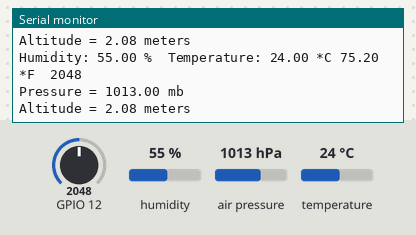
Recording of a sketch running on a simulated ESP32. Parts: the last lines printed to the serial monitor. Inputs (shaded band) come from the test bench; at power-on: humidity 55 %, air pressure 1013 hPa, GPIO 12 = 2048, temperature 24 °C. WiFi joins after 1.5 s; servers stay silent unless stated.

Above: at 7.8 s.
7.9 s: humidity set to 22 %
At 8.9 s:
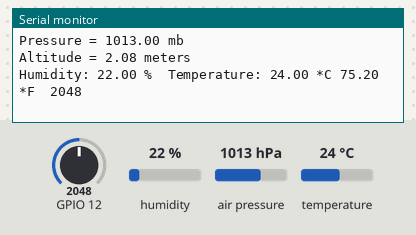
9.4 s: air pressure set to 952 hPa
At 10.1 s:
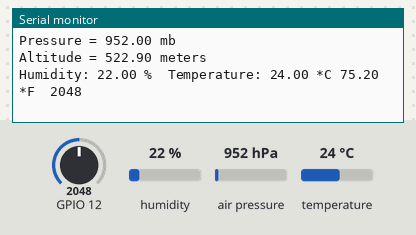
10.9 s: GPIO 12 set to 2866
At 11.5 s:
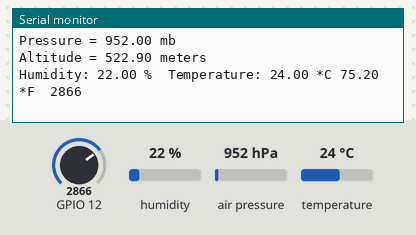
12.4 s: temperature set to 12 °C
At 13.5 s:
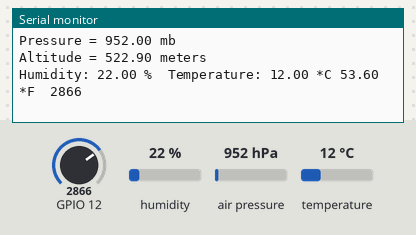
13.9 s: air pressure set to 975 hPa
Timing chart, 0 to 14.0 s (numbered marks = the images above; inputs shaded):
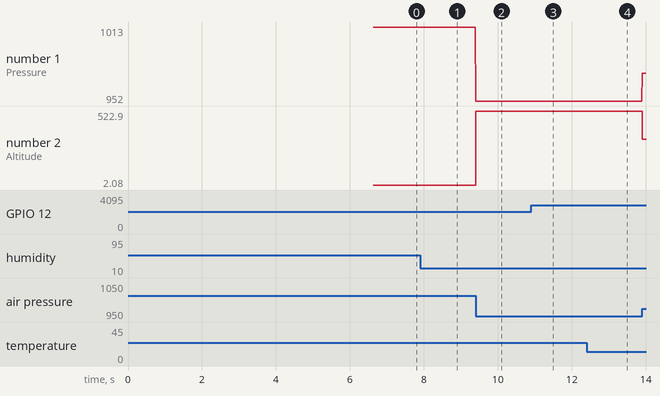

The sketch:

weather_station_using_bmp180.ino
```cpp
#include <WiFi.h>
#include "DHT.h"
#include <Wire.h>
#include <Adafruit_BMP085.h>
#define DHTPIN 13
#define DHTTYPE DHT11
Adafruit_BMP085 bmp;
DHT dht(DHTPIN, DHTTYPE);
const char* ssid     = "OPPO A53"; // Your ssid
const char* password = "aniket123"; // Your Password
char status;
WiFiServer server(80);
void setup() {
  Serial.begin(115200);
 delay(100);
  dht.begin();
   if (!bmp.begin()) {
 Serial.println("Could not find a valid BMP085 sensor, check wiring!");
  while (1) {}
  }
Serial.print("Connecting to ");
Serial.println(ssid);
WiFi.begin(ssid, password);
while (WiFi.status() != WL_CONNECTED) {
delay(500);
Serial.print(".");
}
Serial.println("");
Serial.println("WiFi is connected");
server.begin();
Serial.println("Server started");
Serial.println(WiFi.localIP());
delay(5000);
}
void loop() {
int ldrValue = analogRead(12); // read analog input pin 0
Serial.println(ldrValue, DEC); // prints the value read
 float h = dht.readHumidity();
  // Read temperature as Celsius (the default)
  float t = dht.readTemperature();
  // Read temperature as Fahrenheit (isFahrenheit = true)
  float f = dht.readTemperature(true);
  // Check if any reads failed and exit early (to try again).
  if (isnan(h) || isnan(t) || isnan(f)) {
    Serial.println("Failed to read from DHT sensor!");
    return;
  }
 float p = bmp.readPressure()/100;
   Serial.print("Pressure = ");
   Serial.print(p);
   Serial.println(" mb");
  // Calculate altitude assuming 'standard' barometric
  // pressure of 1013.25 millibar = 101325 Pascal
  float a = bmp.readAltitude();
  Serial.print("Altitude = ");
  Serial.print(a);
  Serial.println(" meters");
  Serial.print("Humidity: ");
  Serial.print(h);
  Serial.print(" %\t");
  Serial.print("Temperature: ");
  Serial.print(t);
  Serial.print(" *C ");
  Serial.print(f);
  Serial.print(" *F\t");
  WiFiClient client = server.available();
client.println("HTTP/1.1 200 OK");
client.println("Content-Type: text/html");
client.println("Connection: close");  // the connection will be closed after completion of the response
client.println("Refresh: 10");  // update the page after 10 sec
client.println();
client.println("<!DOCTYPE HTML>");
client.println("<html>");
client.println("<head>");
client.println("<style>html { font-family: Fantasy; display: block; margin: 0px auto; text-align: center;color: #333333; background-color: #ccffb3;}");
client.println("body{margin-top: 50px;}");
client.println("h1 {margin: 50px auto 30px; font-size: 50px; text-align: center;}");
client.println(".side_adjust{display: inline-block;vertical-align: middle;position: relative;}");
client.println(".text1{font-weight: 180; padding-left: 15px; font-size: 50px; width: 170px; text-align: left; color: #3498db;}");
client.println(".data1{font-weight: 180; padding-left: 80px; font-size: 50px;color: #3498db;}");
client.println(".text2{font-weight: 180; font-size: 50px; width: 170px; text-align: left; color: #3498db;}");
client.println(".data2{font-weight: 180; padding-left: 150px; font-size: 50px;color: #3498db;}");
client.println(".data{padding: 10px;}");
client.println("</style>");
client.println("</head>");
client.println("<body>");
client.println("<div id=\"webpage\">");
client.println("<h1>ESP32 Weather Station</h1>");
client.println("<div class=\"data\">");
client.println("<div class=\"side_adjust text1\">Humidity:</div>");
client.println("<div class=\"side_adjust data1\">");
client.print(h);
client.println("<div class=\"side_adjust text1\">%</div>");
client.println("</div>");
client.println("<div class=\"data\">");
client.println("<div class=\"side_adjust text2\">Temperature:</div>");
client.println("<div class=\"side_adjust data2\">");
client.print(t);
client.println("<div class=\"side_adjust text2\">*C</div>");
client.print(f);
client.println("<div class=\"side_adjust text2\">F</div>");
client.println("</div>");
client.println("<div class=\"data\">");
client.println("<div class=\"side_adjust text1\">Pressure:</div>");
client.println("<div class=\"side_adjust data1\">");
client.print(p);
client.println("<div class=\"side_adjust text1\">mb</div>");
client.println("</div>");
client.println("<div class=\"data\">");
client.println("<div class=\"side_adjust text1\">Altitude:</div>");
client.println("<div class=\"side_adjust data1\">");
client.print(a);
client.println("<div class=\"side_adjust text1\">m</div>");
client.println("</div>");
client.println("<div class=\"data\">");
client.println("<div class=\"side_adjust text2\">Luminiousity:</div>");
client.println("<div class=\"side_adjust data2\">");
client.print(ldrValue);
client.println("</div>");
client.println("</div>");
client.println("</body>");
client.println("</html>");
}
```

Measured:
- after the input at 7.9 s, the serial monitor: prints a new line after 0.75 s (image 1)
- after the input at 9.4 s, the serial monitor: prints a new line at once (image 2)
- after the input at 10.9 s, the serial monitor: prints a new line at once (image 3)
- after the input at 12.4 s, the serial monitor: prints a new line after 0.31 s (image 4)
- plotted number 1: 1013 → 952 after the input at 9.4 s, 952 → 975 after the input at 13.9 s
- plotted number 2: 2.08 → 522.9 after the input at 9.4 s, 522.9 → 323.44 after the input at 13.9 s
